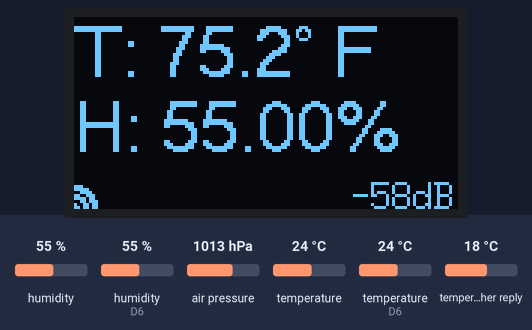
The sketch below on a simulated Arduino MKR. On the bench: 128×64 one-colour display. Inputs (shaded band) come from the test bench; at power-on: humidity 55 %, humidity (sensor on D6) 55 %, temperature 24 °C, temperature (sensor on D6) 24 °C, air pressure 1013 hPa, temperature in the weather reply 18 °C. WiFi joins after 1.5 s; servers stay silent unless stated; web services answer with replies made up by the test bench; what the sketch prints to the serial monitor is not drawn.

Above: at 6.6 s.
6.7 s: humidity (sensor 0) set to 22 %
At 14.3 s:
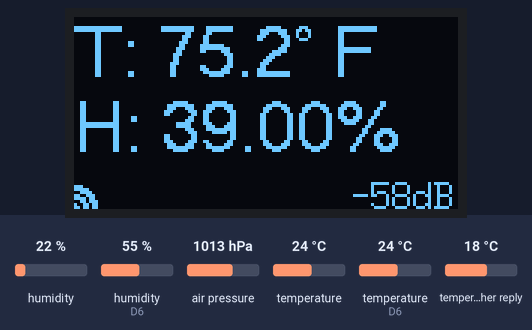
14.6 s: humidity (sensor on D6) set to 22 %
At 20.8 s:
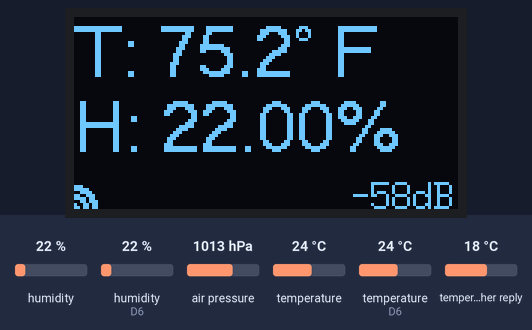
21.8 s: temperature (sensor 0) set to 12 °C
At 28.3 s:
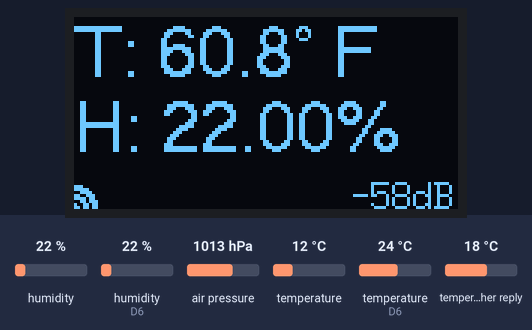
28.9 s: temperature (sensor on D6) set to 12 °C
At 35.8 s:
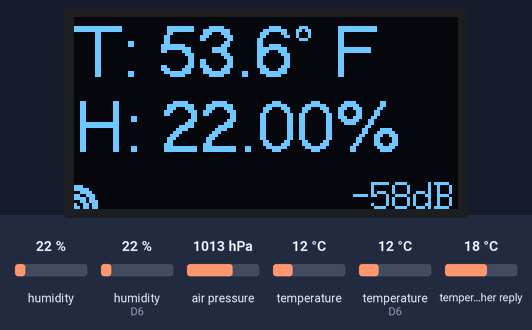
36.1 s: humidity (sensor 0) set to 40 %
At 42.2 s:
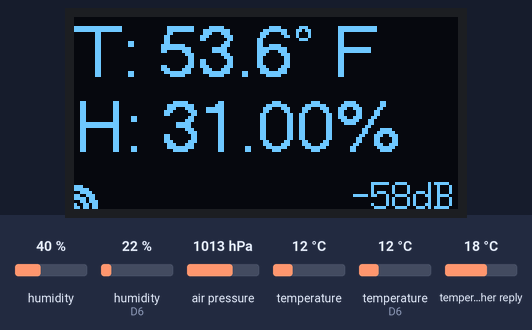
43.3 s: humidity (sensor on D6) set to 40 %
At 49.8 s:
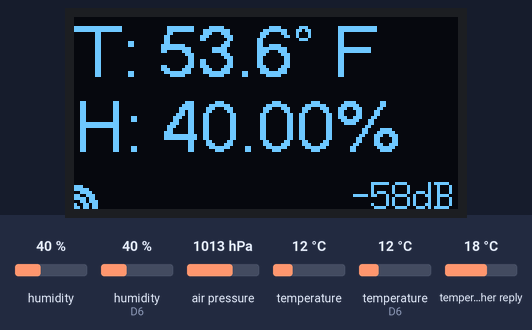
Timing chart, 0 to 51.3 s (numbered marks = the images above; inputs shaded):
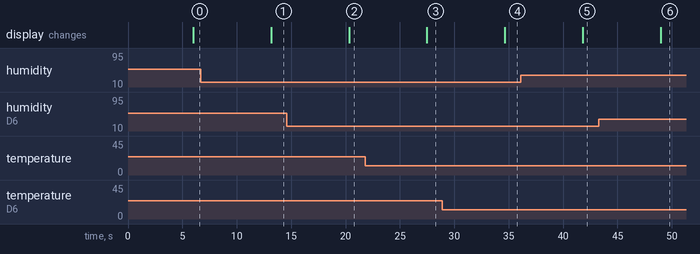

The sketch:

Overkill_Temp.ino
```cpp
#include <Arduino.h>
#undef max
#undef min
#include <Wire.h>
#include <ArduinoJson.h>   //Version 5
#include <Adafruit_BMP085.h>
#include <stdint.h>
#include <DHT.h>
#include <DHT_U.h>
#include "SparkFunHTU21D.h"
#include <SPI.h>
#include "WiFiNINA.h"
#include <U8g2lib.h>
#include "ThingSpeak.h"
#include <Time.h>
WiFiClient  client;


String apiKey = "################";
//the city you want the weather for
String location = "Savannah,US";
String CityID = "4221552";
String result;
char server[] = "api.openweathermap.org";
String weatherDescription = "";
String weatherLocation = "";
String Country;
float Temperature;
float Humidity;
float Pressure;
//https://github.com/olikraus/u8g2/wiki/fntlistall
U8G2_SH1106_128X64_NONAME_F_HW_I2C u8g(U8G2_R0, /* reset=*/ U8X8_PIN_NONE);

//U8GLIB_SH1106_128X64 u8g(U8G_I2C_OPT_NONE);

HTU21D myHumidity;

char ssid[] = "&&&&&&&&&&&&";        // your network SSID (name)
char pass[] = "&&&&&&&&&&&&";    // your network password (use for WPA, or use as key for WEP)
int keyIndex = 0;                                // your network key Index number
int status = WL_IDLE_STATUS;                     // the Wifi radio's status

float tmp;
float tmp2;
float humd;
float humdtmp;
float avgtemp;
float avghumd;
int kPa;
float f;
float bmptemp;
float lastavgtemp;
float lastavghumd;


const int buttonPin = 7;
int buttonState;             // the current reading from the input pin
int lastButtonState = 0;


const char DEGREE_SYMBOL[] = { 0xB0, '\0' };
const char WIFI_SYMBOL[] = { 0xf8, '\0' };
const char UP_SYMBOL[] = { 0x53, '\0' };

//#define dht_apin A6
#define dht_apin 6
#define DHTTYPE    DHT11     // DHT 11
DHT_Unified dht(dht_apin, DHTTYPE);


Adafruit_BMP085 bmp;


unsigned long myChannelNumber = 991346;
const char * myWriteAPIKey = "&&&&&&&&&&&&&";

void setup() {
  Serial.begin(9600);
  pinMode(buttonPin, INPUT);
  u8g.begin();
  u8g.clearBuffer();
  u8g.setFont(u8g2_font_crox5h_tr);
  u8g.setCursor(0, 30);
  u8g.print("Loading...");
  u8g.sendBuffer();

  Connect_To_Wifi();
  ThingSpeak.begin(client);  //Initialize ThingSpeak

  //Start Sensors
  dht.begin();        //DHT
  myHumidity.begin(); //HTU21D
  bmp.begin();        //BMP-085

  delay(1000);

  getWeather();
}

void(* resetFunc) (void) = 0; //declare reset function @ address 0

void loop() {
  GetSensorData();
  lastavgtemp = avgtemp;
  lastavghumd = avghumd;

  delay(2000);

  GetSensorData();
  Display_Temp();
  delay(5000);
  long rssi = WiFi.RSSI();
  Serial.print("Status:");
  Serial.println(status);

  if ((status == WL_CONNECTION_LOST) || (status == WL_DISCONNECTED) || (status == WL_CONNECT_FAILED) || (rssi = 0))
  {
      resetFunc();  //call reset
  }

  //Update ThingSpeak only when temp or humidity changes
  if ((round(avgtemp) - round(lastavgtemp) != 0) || (round(avghumd) - round(lastavghumd) != 0))
  {
    Display_Temp();
    TS_Send();
  }


}

////////////////////////FUNCTIONS////////////////////////////////
void Connect_To_Wifi()
{
  // attempt to connect to Wifi network:
  while (status != WL_CONNECTED) {
    digitalWrite(LED_BUILTIN, HIGH);
    Serial.print("Attempting to connect to WEP network, SSID: ");
    Serial.println(ssid);

    status = WiFi.begin(ssid, keyIndex, pass);

    // wait 10 seconds for connection:
    delay(1000);
  }
  // once you are connected :
  Serial.print("You're connected to the network");
  IPAddress ip = WiFi.localIP();
  Serial.print("IP Address: ");
  Serial.println(ip);
  // print the received signal strength:
  long rssi = WiFi.RSSI();
  Serial.print("signal strength (RSSI):");
  Serial.println(rssi);

}


void GetSensorData()
{
  //DHT Temp & Humidity
  sensors_event_t event;
  dht.temperature().getEvent(&event);
  tmp = event.temperature;
  dht.humidity().getEvent(&event);
  humdtmp = event.relative_humidity;
  tmp = (tmp * 9 / 5) + 32;

  //HTU21D
  humd = myHumidity.readHumidity();
  tmp2 = (myHumidity.readTemperature() * 9 / 5) + 32;

  //BMP085
  bmptemp = bmp.readTemperature();
  f = (bmptemp * 9 / 5) + 32; //BMP

  //Calc Averages
  avghumd = (humdtmp + humd) / 2;
  avgtemp = (tmp + f + tmp2) / 3;


  Serial.print("DHT Humidity = ");
  Serial.print(humdtmp);
  Serial.println("% ");

  Serial.print("HTU21D Humidity ");
  Serial.print(humd);
  Serial.println("%  ");

  Serial.print("DHT Temp ");
  Serial.print(tmp);
  Serial.println("F  ");

  Serial.print("HTU21D Temp ");
  Serial.print(tmp2);
  Serial.println("F  ");

  Serial.print("BMP Temp ");
  Serial.print(f);
  Serial.println(" F");

  Serial.print("Pressure = ");
  Serial.print(bmp.readPressure());
  Serial.println(" Pa");

  Serial.print("Altitude = ");
  Serial.print(bmp.readAltitude());
  Serial.println(" meters");

  Serial.print("Pressure at sealevel (calculated) = ");
  Serial.print(bmp.readSealevelPressure());
  Serial.println(" Pa");

  Serial.print("Real altitude = ");
  Serial.print(bmp.readAltitude(101500));
  Serial.println(" meters");

  Serial.println();
}


void Display_Temp()
{
  u8g.firstPage();
  do {
    //keep this the same as it pages through the data generating the screen

    u8g.setFont(u8g2_font_crox5h_tr);  //Pixel Height 17
    u8g.setCursor(0, 20);
    u8g.print("T: ");
    u8g.print(float(avgtemp), 1);
    u8g.setFont(u8g2_font_fur17_tf);
    u8g.print(DEGREE_SYMBOL);
    u8g.setFont(u8g2_font_crox5h_tr);
    u8g.print(" F");

    u8g.setCursor(0, 45);
    u8g.print("H: ");
    u8g.print(round(avghumd));
    u8g.print("%");


    kPa = bmp.readPressure() / 1000;
    long rssi = WiFi.RSSI();
    u8g.setFont(u8g_font_7x13);
    u8g.setCursor(92, 64);
    u8g.print(rssi);
    u8g.print("dB");

    u8g.setFont(u8g2_font_open_iconic_all_1x_t);
    u8g.setCursor(0, 64);
    u8g.print(WIFI_SYMBOL);


  } while ( u8g.nextPage() );
  u8g.sendBuffer();
}

void getWeather()

{
  if (client.connect(server, 80))
  { //starts client connection, checks for connection
    client.println("GET /data/2.5/weather?id=" + CityID + "&units=metric&APPID=" + apiKey);
    client.println("Host: api.openweathermap.org");
    client.println("User-Agent: ArduinoWiFi/1.1");
    client.println("Connection: close");
    client.println();
  }
  else {
    Serial.println("connection failed");        //error message if no client connect
    Serial.println();
  }

  while (client.connected() && !client.available())
    delay(1);                                          //waits for data
  while (client.connected() || client.available())
  { //connected or data available
    char c = client.read();                     //gets byte from ethernet buffer
    result = result + c;
  }

  client.stop();                                      //stop client
  result.replace('[', ' ');
  result.replace(']', ' ');
  Serial.println(result);
  char jsonArray [result.length() + 1];
  result.toCharArray(jsonArray, sizeof(jsonArray));
  jsonArray[result.length() + 1] = '\0';
  StaticJsonBuffer<1024> json_buf;
  JsonObject &root = json_buf.parseObject(jsonArray);
  Serial.print(jsonArray);
  if (!root.success())
  {
    Serial.println("parseObject() failed");
  }

  String location = root["name"];
  String country = root["sys"]["country"];
  float temperature = root["main"]["temp"];
  float humidity = root["main"]["humidity"];
  String weather = root["weather"]["main"];
  String description = root["weather"]["description"];
  float pressure = root["main"]["pressure"];
  temperature = (temperature * 9 / 5) + 32;
  Serial.println(temperature);
  Serial.println(humidity);
  Serial.println(weather);
  Serial.println(description);
  Serial.println(pressure);
  Serial.println(location);
  Serial.println(country);
}

void TS_Send()
{
  long rssi = WiFi.RSSI();
  ThingSpeak.setField(1, avgtemp);
  ThingSpeak.setField(2, round(avghumd));
  ThingSpeak.setField(3, rssi);
  ThingSpeak.setField(4, bmp.readAltitude(101500));
  ThingSpeak.setField(5, round(tmp));
  ThingSpeak.setField(6, round(tmp2));
  ThingSpeak.setField(7, round(f));


  ThingSpeak.setStatus("");
  // write to the ThingSpeak channel

  int x = ThingSpeak.writeFields(myChannelNumber, myWriteAPIKey);
  if (x == 200) {
    Serial.println("Channel update successful.");
    u8g.setFont(u8g2_font_open_iconic_all_1x_t);
    u8g.setCursor(10, 64);
    u8g.print(UP_SYMBOL);
    u8g.sendBuffer();
  }
  else {
    Serial.println("Problem updating channel. HTTP error code " + String(x));
    Serial.print(String(x));
    Connect_To_Wifi;
  }
  delay(1000);
  u8g.setFont(u8g2_font_open_iconic_all_1x_t);
  u8g.setCursor(10, 64);
  u8g.print("*");
  u8g.sendBuffer();

}
```

Measured:
- after the input at 6.7 s, the display: changes after 6.5 s (image 1)
- after the input at 14.6 s, the display: changes after 5.7 s (image 2)
- after the input at 21.8 s, the display: changes after 5.7 s (image 3)
- after the input at 28.9 s, the display: changes after 5.7 s (image 4)
- after the input at 36.1 s, the display: changes after 5.7 s (image 5)
- after the input at 43.3 s, the display: changes after 5.7 s (image 6)
